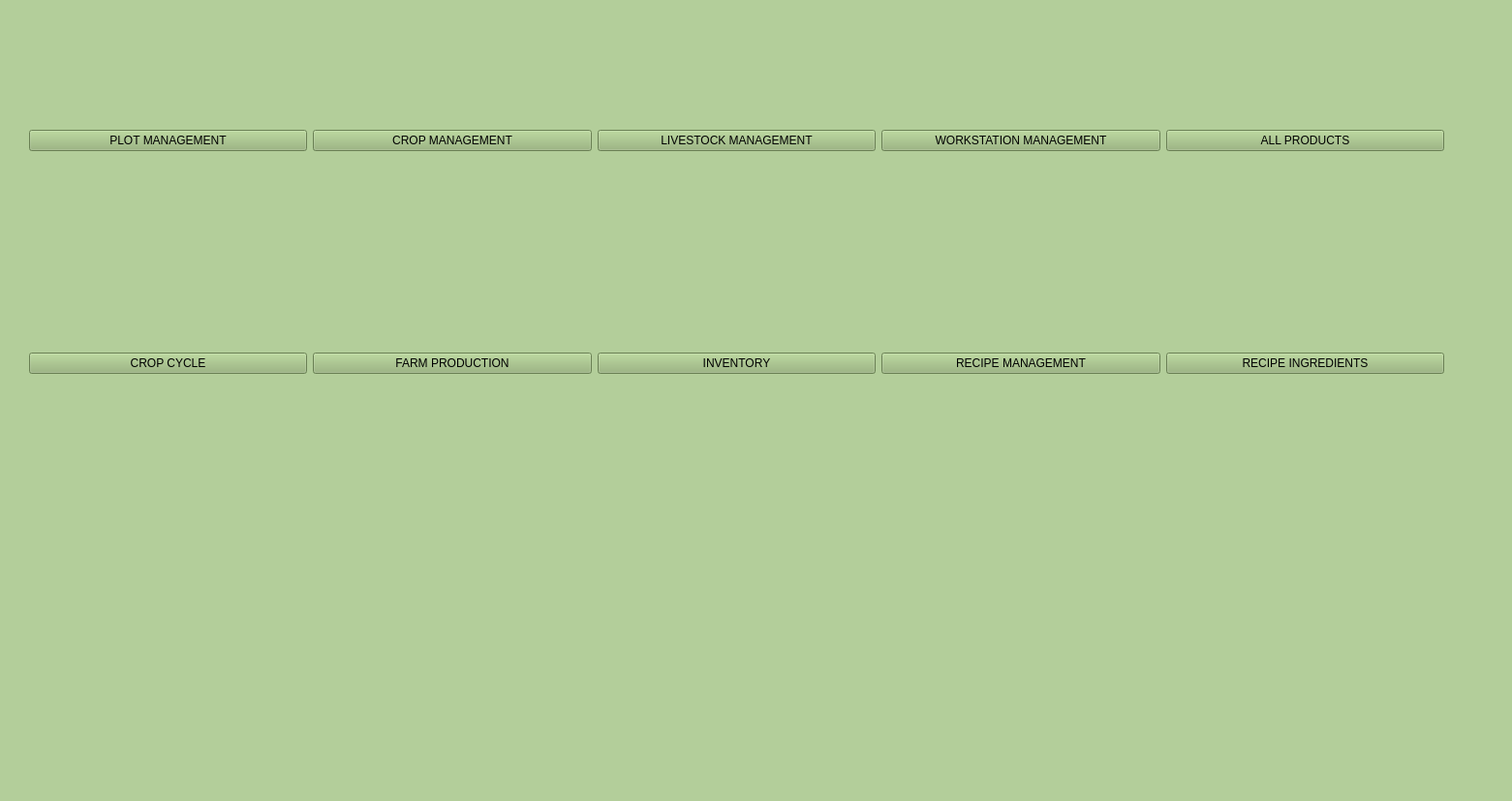
<?xml version="1.0" encoding="UTF-8"?>
<ui version="4.0">
 <class>LoginWindow</class>
 <widget class="QMainWindow" name="LoginWindow">
  <property name="enabled">
   <bool>true</bool>
  </property>
  <property name="geometry">
   <rect>
    <x>0</x>
    <y>0</y>
    <width>1561</width>
    <height>827</height>
   </rect>
  </property>
  <property name="font">
   <font>
    <family>PMingLiU-ExtB</family>
   </font>
  </property>
  <property name="windowTitle">
   <string>FarmFlow: Login</string>
  </property>
  <property name="autoFillBackground">
   <bool>false</bool>
  </property>
  <property name="styleSheet">
   <string notr="true">background-color: #b3ce9a</string>
  </property>
  <widget class="QWidget" name="centralwidget">
   <widget class="QLabel" name="label_4">
    <property name="geometry">
     <rect>
      <x>-70</x>
      <y>430</y>
      <width>1601</width>
      <height>361</height>
     </rect>
    </property>
    <property name="text">
     <string/>
    </property>
    <property name="pixmap">
     <pixmap>sticker4.png</pixmap>
    </property>
    <property name="scaledContents">
     <bool>true</bool>
    </property>
   </widget>
   <widget class="QWidget" name="layoutWidget_2">
    <property name="geometry">
     <rect>
      <x>30</x>
      <y>360</y>
      <width>1461</width>
      <height>30</height>
     </rect>
    </property>
    <layout class="QHBoxLayout" name="horizontalLayout_4">
     <item>
      <widget class="QPushButton" name="CYCLEBUTTON">
       <property name="styleSheet">
        <string notr="true">BACKGROUND-COLOR:  #94b375;</string>
       </property>
       <property name="text">
        <string>CROP CYCLE</string>
       </property>
      </widget>
     </item>
     <item>
      <widget class="QPushButton" name="PRODUCTIONBUTTON">
       <property name="styleSheet">
        <string notr="true">BACKGROUND-COLOR:  #94b375;</string>
       </property>
       <property name="text">
        <string>FARM PRODUCTION</string>
       </property>
      </widget>
     </item>
     <item>
      <widget class="QPushButton" name="INVENTORYBUTTON">
       <property name="styleSheet">
        <string notr="true">BACKGROUND-COLOR:  #94b375;</string>
       </property>
       <property name="text">
        <string>INVENTORY</string>
       </property>
      </widget>
     </item>
     <item>
      <widget class="QPushButton" name="RECIPEBUTTON">
       <property name="styleSheet">
        <string notr="true">BACKGROUND-COLOR:  #94b375;</string>
       </property>
       <property name="text">
        <string>RECIPE MANAGEMENT</string>
       </property>
      </widget>
     </item>
     <item>
      <widget class="QPushButton" name="INGREDIENTSBUTTON">
       <property name="styleSheet">
        <string notr="true">BACKGROUND-COLOR:  #94b375;</string>
       </property>
       <property name="text">
        <string>RECIPE INGREDIENTS</string>
       </property>
      </widget>
     </item>
    </layout>
   </widget>
   <widget class="QWidget" name="layoutWidget">
    <property name="geometry">
     <rect>
      <x>30</x>
      <y>130</y>
      <width>1461</width>
      <height>30</height>
     </rect>
    </property>
    <layout class="QHBoxLayout" name="horizontalLayout_3">
     <item>
      <widget class="QPushButton" name="PLOTBUTTON">
       <property name="styleSheet">
        <string notr="true">BACKGROUND-COLOR:  #94b375;</string>
       </property>
       <property name="text">
        <string>PLOT MANAGEMENT</string>
       </property>
      </widget>
     </item>
     <item>
      <widget class="QPushButton" name="CROPBUTTON">
       <property name="styleSheet">
        <string notr="true">BACKGROUND-COLOR:  #94b375;</string>
       </property>
       <property name="text">
        <string>CROP MANAGEMENT</string>
       </property>
      </widget>
     </item>
     <item>
      <widget class="QPushButton" name="LIVESTOCKBUTTON">
       <property name="styleSheet">
        <string notr="true">BACKGROUND-COLOR:  #94b375;</string>
       </property>
       <property name="text">
        <string>LIVESTOCK MANAGEMENT</string>
       </property>
      </widget>
     </item>
     <item>
      <widget class="QPushButton" name="WORKSTATIONBUTTON">
       <property name="styleSheet">
        <string notr="true">BACKGROUND-COLOR:  #94b375;</string>
       </property>
       <property name="text">
        <string>WORKSTATION MANAGEMENT</string>
       </property>
      </widget>
     </item>
     <item>
      <widget class="QPushButton" name="PRODUCTSBUTTON">
       <property name="styleSheet">
        <string notr="true">BACKGROUND-COLOR:  #94b375;</string>
       </property>
       <property name="text">
        <string>ALL PRODUCTS</string>
       </property>
      </widget>
     </item>
    </layout>
   </widget>
   <widget class="QLabel" name="label_2">
    <property name="geometry">
     <rect>
      <x>330</x>
      <y>10</y>
      <width>271</width>
      <height>121</height>
     </rect>
    </property>
    <property name="text">
     <string/>
    </property>
    <property name="pixmap">
     <pixmap>6.png</pixmap>
    </property>
    <property name="scaledContents">
     <bool>true</bool>
    </property>
   </widget>
   <widget class="QLabel" name="label_3">
    <property name="geometry">
     <rect>
      <x>620</x>
      <y>10</y>
      <width>271</width>
      <height>121</height>
     </rect>
    </property>
    <property name="text">
     <string/>
    </property>
    <property name="pixmap">
     <pixmap>7.png</pixmap>
    </property>
    <property name="scaledContents">
     <bool>true</bool>
    </property>
   </widget>
   <widget class="QLabel" name="label_5">
    <property name="geometry">
     <rect>
      <x>920</x>
      <y>10</y>
      <width>271</width>
      <height>121</height>
     </rect>
    </property>
    <property name="text">
     <string/>
    </property>
    <property name="pixmap">
     <pixmap>8.png</pixmap>
    </property>
    <property name="scaledContents">
     <bool>true</bool>
    </property>
   </widget>
   <widget class="QLabel" name="label_6">
    <property name="geometry">
     <rect>
      <x>1210</x>
      <y>10</y>
      <width>271</width>
      <height>121</height>
     </rect>
    </property>
    <property name="text">
     <string/>
    </property>
    <property name="pixmap">
     <pixmap>12.png</pixmap>
    </property>
    <property name="scaledContents">
     <bool>true</bool>
    </property>
   </widget>
   <widget class="QLabel" name="label_7">
    <property name="geometry">
     <rect>
      <x>1210</x>
      <y>240</y>
      <width>271</width>
      <height>121</height>
     </rect>
    </property>
    <property name="text">
     <string/>
    </property>
    <property name="pixmap">
     <pixmap>15.png</pixmap>
    </property>
    <property name="scaledContents">
     <bool>true</bool>
    </property>
   </widget>
   <widget class="QLabel" name="label_8">
    <property name="geometry">
     <rect>
      <x>620</x>
      <y>240</y>
      <width>271</width>
      <height>121</height>
     </rect>
    </property>
    <property name="text">
     <string/>
    </property>
    <property name="pixmap">
     <pixmap>13.png</pixmap>
    </property>
    <property name="scaledContents">
     <bool>true</bool>
    </property>
   </widget>
   <widget class="QLabel" name="label_9">
    <property name="geometry">
     <rect>
      <x>31</x>
      <y>241</y>
      <width>281</width>
      <height>121</height>
     </rect>
    </property>
    <property name="text">
     <string/>
    </property>
    <property name="pixmap">
     <pixmap>16.png</pixmap>
    </property>
    <property name="scaledContents">
     <bool>true</bool>
    </property>
   </widget>
   <widget class="QLabel" name="label_10">
    <property name="geometry">
     <rect>
      <x>920</x>
      <y>240</y>
      <width>271</width>
      <height>121</height>
     </rect>
    </property>
    <property name="text">
     <string/>
    </property>
    <property name="pixmap">
     <pixmap>10.png</pixmap>
    </property>
    <property name="scaledContents">
     <bool>true</bool>
    </property>
   </widget>
   <widget class="QLabel" name="label_11">
    <property name="geometry">
     <rect>
      <x>330</x>
      <y>240</y>
      <width>271</width>
      <height>121</height>
     </rect>
    </property>
    <property name="text">
     <string/>
    </property>
    <property name="pixmap">
     <pixmap>14.png</pixmap>
    </property>
    <property name="scaledContents">
     <bool>true</bool>
    </property>
   </widget>
   <widget class="QLabel" name="label">
    <property name="geometry">
     <rect>
      <x>31</x>
      <y>11</y>
      <width>281</width>
      <height>121</height>
     </rect>
    </property>
    <property name="text">
     <string/>
    </property>
    <property name="pixmap">
     <pixmap>11.png</pixmap>
    </property>
    <property name="scaledContents">
     <bool>true</bool>
    </property>
   </widget>
  </widget>
  <widget class="QMenuBar" name="menubar">
   <property name="geometry">
    <rect>
     <x>0</x>
     <y>0</y>
     <width>1561</width>
     <height>26</height>
    </rect>
   </property>
  </widget>
  <widget class="QStatusBar" name="statusbar"/>
 </widget>
 <resources/>
 <connections/>
</ui>
